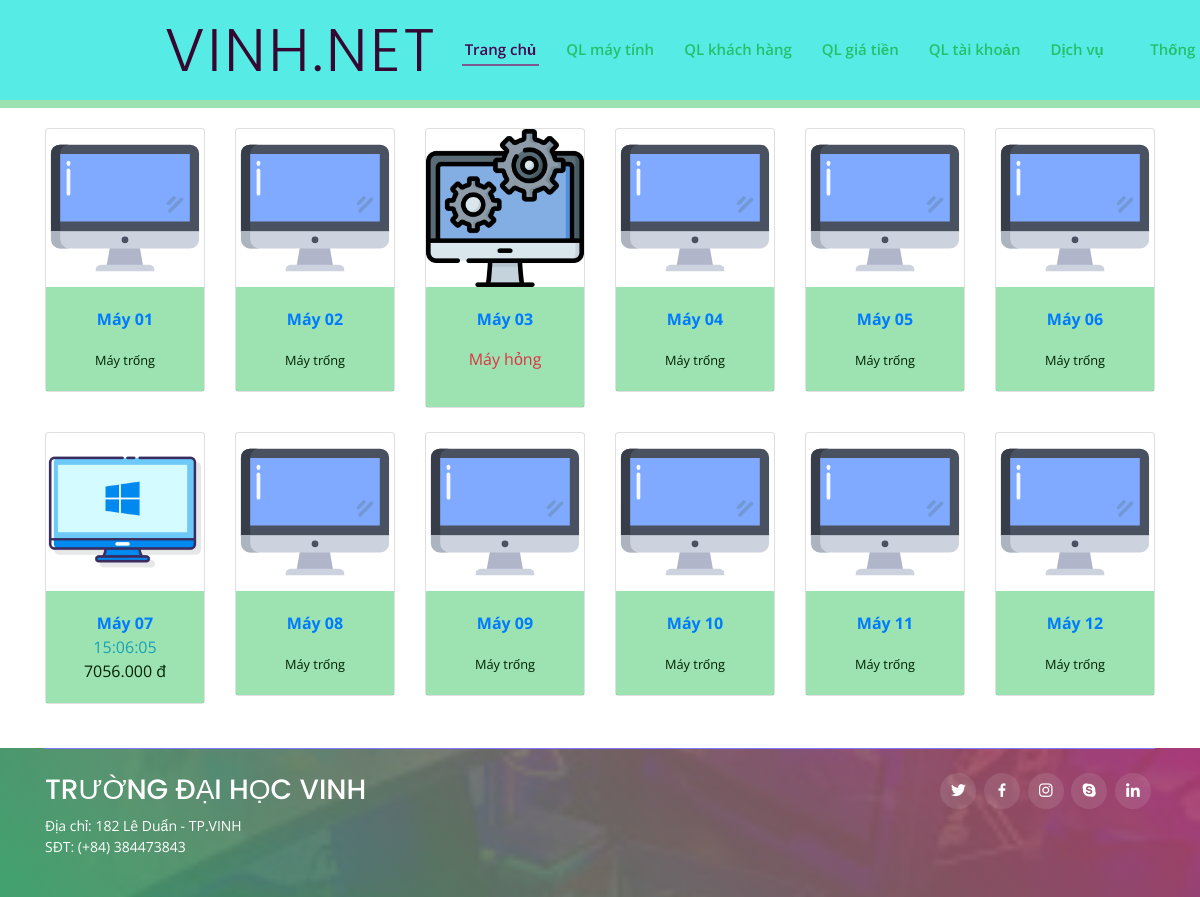
/index.php (signed in), run on the app's committed database.
### tables this page shows
CREATE TABLE `maytinh` (
  `idmay` int(11) NOT NULL,
  `tenmay` varchar(50) NOT NULL,
  `tinhtrang` varchar(50) NOT NULL
);

CREATE TABLE `giaodich` (
  `idgd` int(11) NOT NULL,
  `idkhachhang` int(11) NOT NULL,
  `idmay` int(11) NOT NULL,
  `idgiatien` int(11) NOT NULL,
  `thoigianbatdau` datetime NOT NULL,
  `thoigianketthuc` datetime NOT NULL,
  `tiendv` int(11) NOT NULL,
  `tien` int(11) NOT NULL,
  `giamgia` int(11) NOT NULL,
  `ghichu` varchar(50) NOT NULL
);

CREATE TABLE `giatien` (
  `idgiatien` int(11) NOT NULL,
  `gia` int(11) NOT NULL
);

### index.php (the view, shortened to what this page needs)
<?php
require_once('./header.php');
require_once('./db_connect.php');
?>
<head>
</head>
<div class="row">
	<?php
	$query = mysqli_query($conn, "SELECT * FROM `maytinh` WHERE 1 ORDER BY `tenmay` ASC");
	if ($query && $query->num_rows > 0) :
		while ($maytinh = mysqli_fetch_assoc($query)) :
			if ($maytinh['tinhtrang'] == 'Hỏng') :
	?>
				<div class="col-xl-2 col-md-4 col-6 mb-4"data-aos="zoom-in">
					<div class="card">
						<img src="./assets/img/settings.png" width="100px" class="card-img-top" alt="Máy đang gặp sự cố">
						<div class="card-body">
							<p class="font-weight-bold text-primary text-center"><?= $maytinh['tenmay'] ?></p>
							<p class="text-danger text-center">Máy hỏng</p>
						</div>
					</div>
				</div>
				<?php
			else :
				$querygiaodich = mysqli_query($conn, "SELECT * FROM `giaodich`, `giatien` WHERE `idmay`='" . $maytinh['idmay'] . "' AND `giatien`.`idgiatien`=`giaodich`.`idgiatien` ORDER BY `thoigianbatdau` DESC LIMIT 1");
				if ($querygiaodich && $querygiaodich->num_rows > 0) :
					$giaodich = mysqli_fetch_assoc($querygiaodich);
					if ($giaodich['thoigianketthuc'] == "0000-00-00 00:00:00") :
				?>
						<div class="col-xl-2 col-md-4 col-6 mb-4" data-aos="zoom-in">
							<a class="card" href="./ql-giao-dich.php?may=<?= $maytinh['idmay'] ?>">
								<img src="./assets/img/computer-used.png" width="100px" class="card-img-top" alt="máy đang sử dụng">
								<div class="card-body">
									<div class="font-weight-bold text-primary text-center"><?= $maytinh['tenmay'] ?></div>
									<div class="text-info text-center"><?= date("H:i:m", strtotime($giaodich['thoigianbatdau'])); ?></div>
									<div class="text-second text-center"><?php echo ceil(((time() - strtotime($giaodich['thoigianbatdau'])) / 3600) * $giaodich['gia'] * ((100 - $giaodich['giamgia']) / 100)); ?>.000 đ</div>
								</div>
							</a>
						</div>
					<?php
					else :
					?>
						<div class="col-xl-2 col-md-4 col-6 mb-4" data-aos="zoom-in">
							<a class="card text-center" href="them-giao-dich.php?may=<?= $maytinh['idmay'] ?>">
								<img src="./assets/img/computer.svg" width="100px" class="card-img-top" alt="máy trống">
								<div class="card-body">
									<p class="font-weight-bold text-primary text-center"><?= $maytinh['tenmay'] ?></p>
									<small class="text-second text-center">Máy trống</small>
								</div>
							</a>
						</div>
					<?php
					endif;
				else :
					?>
					<div class="col-xl-2 col-md-4 col-6 mb-4" data-aos="zoom-in">
						<a class="card text-center" href="./them-giao-dich.php?may=<?= $maytinh['idmay'] ?>">
							<img src="./assets/img/computer.svg" width="100px" class="card-img-top" alt="máy trống">
							<div class="card-body">
								<p class="font-weight-bold text-primary text-center"><?= $maytinh['tenmay'] ?></p>
								<small class="text-second text-center">Máy trống</small>
							</div>
						</a>
					</div>
	<?php
				endif;
			endif;
		endwhile;
	endif;
	?>
</div>
<?php
require_once('./footer.php');
?>

### assets/css/style.css (style rules this page uses)
body { font-family: "Open Sans", sans-serif; color: #50043c; cursor: url(../cursor/xanhla.cur), auto; }
a { color: #012203; }

### index.php (style rules this page uses)
.card-body { background: rgba(58, 200, 100, 0.5); }

### data on the page
maytinh: tenmay "Máy 01"
maytinh: tenmay "Máy 02"
maytinh: tenmay "Máy 03"
maytinh: tenmay "Máy 04"
maytinh: tenmay "Máy 05"
maytinh: tenmay "Máy 06"
maytinh: tenmay "Máy 07", giaodich.thoigianbatdau "15:06:05"
maytinh: tenmay "Máy 08"
maytinh: tenmay "Máy 09"
maytinh: tenmay "Máy 10"
maytinh: tenmay "Máy 11"
maytinh: tenmay "Máy 12"
